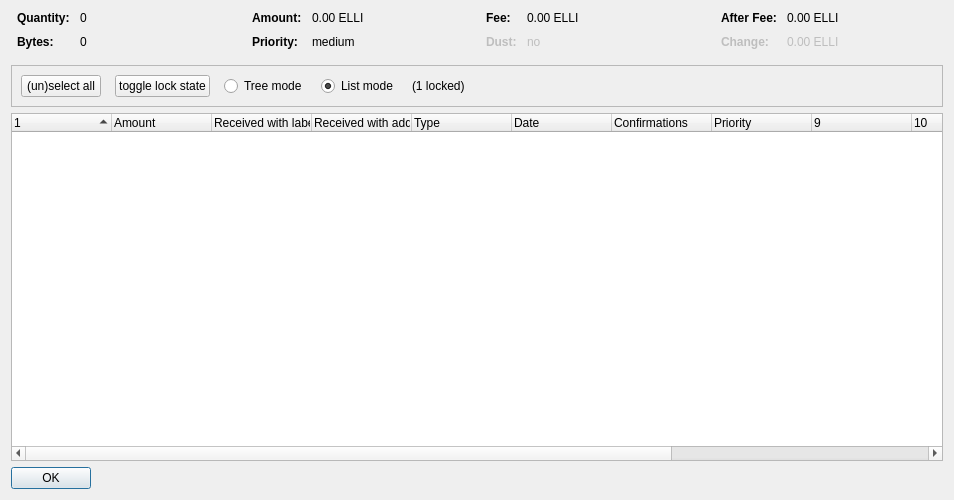
<?xml version="1.0" encoding="UTF-8"?>
<ui version="4.0">
 <class>CoinControlDialog</class>
 <widget class="QDialog" name="CoinControlDialog">
  <property name="geometry">
   <rect>
    <x>0</x>
    <y>0</y>
    <width>954</width>
    <height>500</height>
   </rect>
  </property>
  <property name="windowTitle">
   <string>Coin Selection</string>
  </property>
  <layout class="QVBoxLayout" name="verticalLayout">
   <item>
    <layout class="QHBoxLayout" name="horizontalLayoutTop" stretch="0,0,0,0">
     <property name="topMargin">
      <number>0</number>
     </property>
     <property name="bottomMargin">
      <number>10</number>
     </property>
     <item>
      <layout class="QFormLayout" name="formLayoutCoinControl1">
       <property name="horizontalSpacing">
        <number>10</number>
       </property>
       <property name="verticalSpacing">
        <number>10</number>
       </property>
       <property name="leftMargin">
        <number>6</number>
       </property>
       <property name="rightMargin">
        <number>6</number>
       </property>
       <item row="0" column="0">
        <widget class="QLabel" name="labelCoinControlQuantityText">
         <property name="font">
          <font>
           <weight>75</weight>
           <bold>true</bold>
          </font>
         </property>
         <property name="text">
          <string>Quantity:</string>
         </property>
        </widget>
       </item>
       <item row="0" column="1">
        <widget class="QLabel" name="labelCoinControlQuantity">
         <property name="cursor">
          <cursorShape>IBeamCursor</cursorShape>
         </property>
         <property name="contextMenuPolicy">
          <enum>Qt::ActionsContextMenu</enum>
         </property>
         <property name="text">
          <string notr="true">0</string>
         </property>
         <property name="textInteractionFlags">
          <set>Qt::LinksAccessibleByMouse|Qt::TextSelectableByKeyboard|Qt::TextSelectableByMouse</set>
         </property>
        </widget>
       </item>
       <item row="1" column="0">
        <widget class="QLabel" name="labelCoinControlBytesText">
         <property name="font">
          <font>
           <weight>75</weight>
           <bold>true</bold>
          </font>
         </property>
         <property name="text">
          <string>Bytes:</string>
         </property>
        </widget>
       </item>
       <item row="1" column="1">
        <widget class="QLabel" name="labelCoinControlBytes">
         <property name="cursor">
          <cursorShape>IBeamCursor</cursorShape>
         </property>
         <property name="contextMenuPolicy">
          <enum>Qt::ActionsContextMenu</enum>
         </property>
         <property name="text">
          <string notr="true">0</string>
         </property>
         <property name="textInteractionFlags">
          <set>Qt::LinksAccessibleByMouse|Qt::TextSelectableByKeyboard|Qt::TextSelectableByMouse</set>
         </property>
        </widget>
       </item>
      </layout>
     </item>
     <item>
      <layout class="QFormLayout" name="formLayoutCoinControl2">
       <property name="horizontalSpacing">
        <number>10</number>
       </property>
       <property name="verticalSpacing">
        <number>10</number>
       </property>
       <property name="leftMargin">
        <number>6</number>
       </property>
       <property name="rightMargin">
        <number>6</number>
       </property>
       <item row="0" column="0">
        <widget class="QLabel" name="labelCoinControlAmountText">
         <property name="font">
          <font>
           <weight>75</weight>
           <bold>true</bold>
          </font>
         </property>
         <property name="text">
          <string>Amount:</string>
         </property>
        </widget>
       </item>
       <item row="0" column="1">
        <widget class="QLabel" name="labelCoinControlAmount">
         <property name="cursor">
          <cursorShape>IBeamCursor</cursorShape>
         </property>
         <property name="contextMenuPolicy">
          <enum>Qt::ActionsContextMenu</enum>
         </property>
         <property name="text">
          <string notr="true">0.00 ELLI</string>
         </property>
         <property name="textInteractionFlags">
          <set>Qt::LinksAccessibleByMouse|Qt::TextSelectableByKeyboard|Qt::TextSelectableByMouse</set>
         </property>
        </widget>
       </item>
       <item row="1" column="0">
        <widget class="QLabel" name="labelCoinControlPriorityText">
         <property name="font">
          <font>
           <weight>75</weight>
           <bold>true</bold>
          </font>
         </property>
         <property name="text">
          <string>Priority:</string>
         </property>
        </widget>
       </item>
       <item row="1" column="1">
        <widget class="QLabel" name="labelCoinControlPriority">
         <property name="cursor">
          <cursorShape>IBeamCursor</cursorShape>
         </property>
         <property name="contextMenuPolicy">
          <enum>Qt::ActionsContextMenu</enum>
         </property>
         <property name="text">
          <string>medium</string>
         </property>
         <property name="textInteractionFlags">
          <set>Qt::LinksAccessibleByMouse|Qt::TextSelectableByKeyboard|Qt::TextSelectableByMouse</set>
         </property>
        </widget>
       </item>
      </layout>
     </item>
     <item>
      <layout class="QFormLayout" name="formLayoutCoinControl3">
       <property name="horizontalSpacing">
        <number>10</number>
       </property>
       <property name="verticalSpacing">
        <number>10</number>
       </property>
       <property name="leftMargin">
        <number>6</number>
       </property>
       <property name="rightMargin">
        <number>6</number>
       </property>
       <item row="0" column="0">
        <widget class="QLabel" name="labelCoinControlFeeText">
         <property name="font">
          <font>
           <weight>75</weight>
           <bold>true</bold>
          </font>
         </property>
         <property name="text">
          <string>Fee:</string>
         </property>
        </widget>
       </item>
       <item row="0" column="1">
        <widget class="QLabel" name="labelCoinControlFee">
         <property name="cursor">
          <cursorShape>IBeamCursor</cursorShape>
         </property>
         <property name="contextMenuPolicy">
          <enum>Qt::ActionsContextMenu</enum>
         </property>
         <property name="text">
          <string notr="true">0.00 ELLI</string>
         </property>
         <property name="textInteractionFlags">
          <set>Qt::LinksAccessibleByMouse|Qt::TextSelectableByKeyboard|Qt::TextSelectableByMouse</set>
         </property>
        </widget>
       </item>
       <item row="1" column="0">
        <widget class="QLabel" name="labelCoinControlLowOutputText">
         <property name="enabled">
          <bool>false</bool>
         </property>
         <property name="font">
          <font>
           <weight>75</weight>
           <bold>true</bold>
          </font>
         </property>
         <property name="text">
          <string>Dust:</string>
         </property>
        </widget>
       </item>
       <item row="1" column="1">
        <widget class="QLabel" name="labelCoinControlLowOutput">
         <property name="enabled">
          <bool>false</bool>
         </property>
         <property name="cursor">
          <cursorShape>IBeamCursor</cursorShape>
         </property>
         <property name="contextMenuPolicy">
          <enum>Qt::ActionsContextMenu</enum>
         </property>
         <property name="text">
          <string>no</string>
         </property>
         <property name="textInteractionFlags">
          <set>Qt::LinksAccessibleByMouse|Qt::TextSelectableByKeyboard|Qt::TextSelectableByMouse</set>
         </property>
        </widget>
       </item>
      </layout>
     </item>
     <item>
      <layout class="QFormLayout" name="formLayoutCoinControl4">
       <property name="horizontalSpacing">
        <number>10</number>
       </property>
       <property name="verticalSpacing">
        <number>10</number>
       </property>
       <property name="leftMargin">
        <number>6</number>
       </property>
       <property name="rightMargin">
        <number>6</number>
       </property>
       <item row="0" column="0">
        <widget class="QLabel" name="labelCoinControlAfterFeeText">
         <property name="font">
          <font>
           <weight>75</weight>
           <bold>true</bold>
          </font>
         </property>
         <property name="text">
          <string>After Fee:</string>
         </property>
        </widget>
       </item>
       <item row="0" column="1">
        <widget class="QLabel" name="labelCoinControlAfterFee">
         <property name="cursor">
          <cursorShape>IBeamCursor</cursorShape>
         </property>
         <property name="contextMenuPolicy">
          <enum>Qt::ActionsContextMenu</enum>
         </property>
         <property name="text">
          <string notr="true">0.00 ELLI</string>
         </property>
         <property name="textInteractionFlags">
          <set>Qt::LinksAccessibleByMouse|Qt::TextSelectableByKeyboard|Qt::TextSelectableByMouse</set>
         </property>
        </widget>
       </item>
       <item row="1" column="0">
        <widget class="QLabel" name="labelCoinControlChangeText">
         <property name="enabled">
          <bool>false</bool>
         </property>
         <property name="font">
          <font>
           <weight>75</weight>
           <bold>true</bold>
          </font>
         </property>
         <property name="text">
          <string>Change:</string>
         </property>
        </widget>
       </item>
       <item row="1" column="1">
        <widget class="QLabel" name="labelCoinControlChange">
         <property name="enabled">
          <bool>false</bool>
         </property>
         <property name="cursor">
          <cursorShape>IBeamCursor</cursorShape>
         </property>
         <property name="contextMenuPolicy">
          <enum>Qt::ActionsContextMenu</enum>
         </property>
         <property name="text">
          <string notr="true">0.00 ELLI</string>
         </property>
         <property name="textInteractionFlags">
          <set>Qt::LinksAccessibleByMouse|Qt::TextSelectableByKeyboard|Qt::TextSelectableByMouse</set>
         </property>
        </widget>
       </item>
      </layout>
     </item>
    </layout>
   </item>
   <item>
    <widget class="QFrame" name="frame">
     <property name="minimumSize">
      <size>
       <width>0</width>
       <height>40</height>
      </size>
     </property>
     <property name="frameShape">
      <enum>QFrame::StyledPanel</enum>
     </property>
     <property name="frameShadow">
      <enum>QFrame::Sunken</enum>
     </property>
     <layout class="QHBoxLayout" name="horizontalLayout">
      <item>
       <layout class="QHBoxLayout" name="horizontalLayoutPanel" stretch="0,0,0,0,0,0">
        <property name="spacing">
         <number>14</number>
        </property>
        <item>
         <widget class="QPushButton" name="pushButtonSelectAll">
          <property name="sizePolicy">
           <sizepolicy hsizetype="Maximum" vsizetype="Fixed">
            <horstretch>0</horstretch>
            <verstretch>0</verstretch>
           </sizepolicy>
          </property>
          <property name="text">
           <string>(un)select all</string>
          </property>
          <property name="autoDefault">
           <bool>false</bool>
          </property>
         </widget>
        </item>
        <item>
         <widget class="QPushButton" name="pushButtonToggleLock">
          <property name="sizePolicy">
           <sizepolicy hsizetype="Maximum" vsizetype="Fixed">
            <horstretch>0</horstretch>
            <verstretch>0</verstretch>
           </sizepolicy>
          </property>
          <property name="text">
           <string>toggle lock state</string>
          </property>
          <property name="autoDefault">
           <bool>false</bool>
          </property>
         </widget>
        </item>
        <item>
         <widget class="QRadioButton" name="radioTreeMode">
          <property name="sizePolicy">
           <sizepolicy hsizetype="Maximum" vsizetype="Fixed">
            <horstretch>0</horstretch>
            <verstretch>0</verstretch>
           </sizepolicy>
          </property>
          <property name="text">
           <string>Tree mode</string>
          </property>
         </widget>
        </item>
        <item>
         <widget class="QRadioButton" name="radioListMode">
          <property name="sizePolicy">
           <sizepolicy hsizetype="Maximum" vsizetype="Fixed">
            <horstretch>0</horstretch>
            <verstretch>0</verstretch>
           </sizepolicy>
          </property>
          <property name="text">
           <string>List mode</string>
          </property>
          <property name="checked">
           <bool>true</bool>
          </property>
         </widget>
        </item>
        <item>
         <widget class="QLabel" name="labelLocked">
          <property name="text">
           <string>(1 locked)</string>
          </property>
         </widget>
        </item>
        <item>
         <spacer name="horizontalSpacer">
          <property name="orientation">
           <enum>Qt::Horizontal</enum>
          </property>
          <property name="sizeHint" stdset="0">
           <size>
            <width>40</width>
            <height>20</height>
           </size>
          </property>
         </spacer>
        </item>
       </layout>
      </item>
     </layout>
    </widget>
   </item>
   <item>
    <widget class="CoinControlTreeWidget" name="treeWidget">
     <property name="contextMenuPolicy">
      <enum>Qt::CustomContextMenu</enum>
     </property>
     <property name="sortingEnabled">
      <bool>false</bool>
     </property>
     <property name="columnCount">
      <number>13</number>
     </property>
     <attribute name="headerShowSortIndicator" stdset="0">
      <bool>true</bool>
     </attribute>
     <attribute name="headerStretchLastSection">
      <bool>false</bool>
     </attribute>
     <column>
      <property name="text">
       <string/>
      </property>
     </column>
     <column>
      <property name="text">
       <string>Amount</string>
      </property>
     </column>
     <column>
      <property name="text">
       <string>Received with label</string>
      </property>
     </column>
     <column>
      <property name="text">
       <string>Received with address</string>
      </property>
     </column>
     <column>
      <property name="text">
       <string>Type</string>
      </property>
     </column>
     <column>
      <property name="text">
       <string>Date</string>
      </property>
     </column>
     <column>
      <property name="text">
       <string>Confirmations</string>
      </property>
      <property name="toolTip">
       <string>Confirmed</string>
      </property>
     </column>
     <column>
      <property name="text">
       <string>Priority</string>
      </property>
     </column>
     <column>
      <property name="text">
       <string/>
      </property>
     </column>
     <column>
      <property name="text">
       <string/>
      </property>
     </column>
     <column>
      <property name="text">
       <string/>
      </property>
     </column>
     <column>
      <property name="text">
       <string/>
      </property>
     </column>
     <column>
      <property name="text">
       <string/>
      </property>
     </column>
    </widget>
   </item>
   <item>
    <widget class="QDialogButtonBox" name="buttonBox">
     <property name="sizePolicy">
      <sizepolicy hsizetype="Maximum" vsizetype="Fixed">
       <horstretch>0</horstretch>
       <verstretch>0</verstretch>
      </sizepolicy>
     </property>
     <property name="orientation">
      <enum>Qt::Horizontal</enum>
     </property>
     <property name="standardButtons">
      <set>QDialogButtonBox::Ok</set>
     </property>
    </widget>
   </item>
  </layout>
 </widget>
 <customwidgets>
  <customwidget>
   <class>CoinControlTreeWidget</class>
   <extends>QTreeWidget</extends>
   <header>coincontroltreewidget.h</header>
  </customwidget>
 </customwidgets>
 <resources/>
 <connections/>
</ui>
